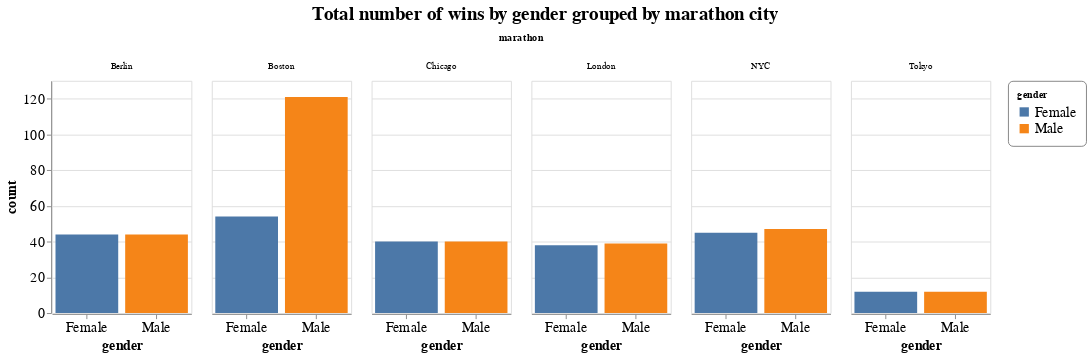

Notebook code for this chart:
### Code cell
alt.Chart(
    place_gender_counts,
    title='Total number of wins by gender grouped by marathon city',
).mark_bar().encode(
    x='gender:O',
    y='count:Q',
    tooltip=['count:Q'],
    color='gender:N',
    column='marathon:O',
).properties(
    width=150,
    height=250
).configure_axis(
    labelFontSize=15,
    titleFontSize=15,
    labelAngle=0    
).configure_legend(
    strokeColor='gray',
    labelFontSize=15,
    padding=10,
    cornerRadius=5,
    orient='right'
).configure_title(
    fontSize=20,
    offset=10,
    orient='top',
    anchor='middle'
)

### Figure 1 — Vega-Lite specification as saved in the notebook (floating-point values rounded to 4 significant figures)
{"config": {"view": {"continuousWidth": 400, "continuousHeight": 300}, "axis": {"labelAngle": 0, "labelFontSize": 15, "titleFontSize": 15}, "legend": {"cornerRadius": 5, "labelFontSize": 15, "orient": "right", "padding": 10, "strokeColor": "gray"}, "title": {"anchor": "middle", "fontSize": 20, "offset": 10, "orient": "top"}}, "data": {"name": "data-1199000a7884273d6228f2c25ce0614f"}, "mark": "bar", "encoding": {"color": {"type": "nominal", "field": "gender"}, "column": {"type": "ordinal", "field": "marathon"}, "tooltip": [{"type": "quantitative", "field": "count"}], "x": {"type": "ordinal", "field": "gender"}, "y": {"type": "quantitative", "field": "count"}}, "height": 250, "title": "Total number of wins by gender grouped by marathon city", "width": 150, "$schema": "https://vega.github.io/schema/vega-lite/v4.0.2.json", "datasets": {"data-1199000a7884273d6228f2c25ce0614f": [{"marathon": "Berlin", "gender": "Female", "count": 44}, {"marathon": "Berlin", "gender": "Male", "count": 44}, {"marathon": "Boston", "gender": "Female", "count": 54}, {"marathon": "Boston", "gender": "Male", "count": 121}, {"marathon": "Chicago", "gender": "Female", "count": 40}, {"marathon": "Chicago", "gender": "Male", "count": 40}, {"marathon": "London", "gender": "Female", "count": 38}, {"marathon": "London", "gender": "Male", "count": 39}, {"marathon": "NYC", "gender": "Female", "count": 45}, {"marathon": "NYC", "gender": "Male", "count": 47}, {"marathon": "Tokyo", "gender": "Female", "count": 12}, {"marathon": "Tokyo", "gender": "Male", "count": 12}]}}
